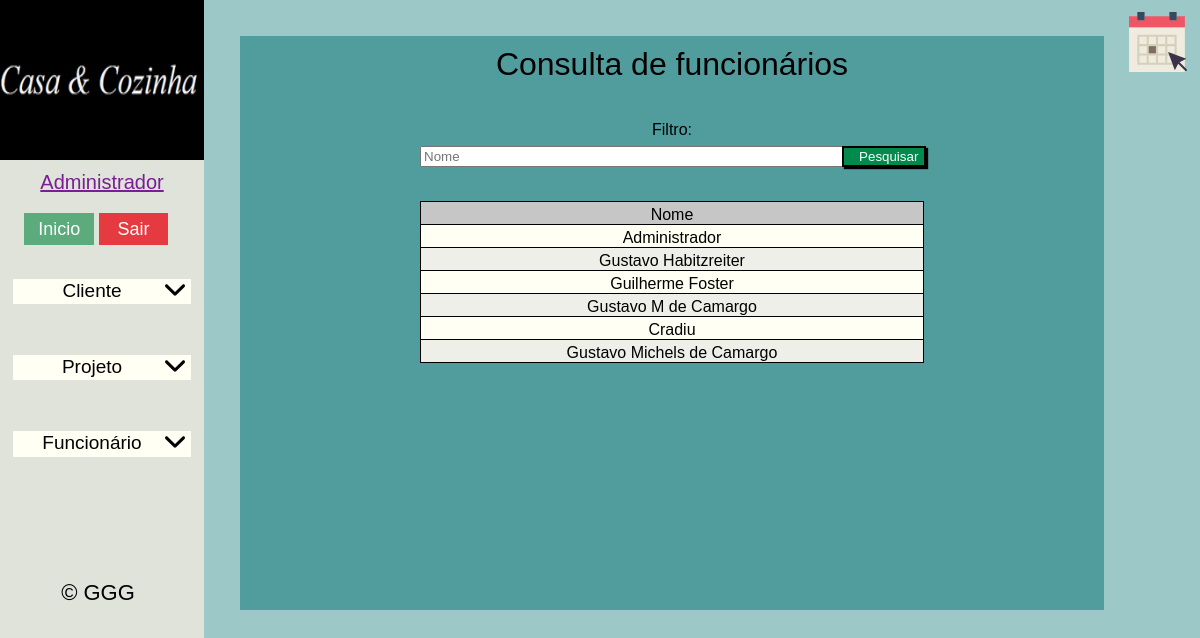
The page /app/index.php?pas=funcionario&arq=consultas (signed in) on the database its author committed.
### tables this page shows
CREATE TABLE `funcionarios` (
  `id` tinyint(2) UNSIGNED ZEROFILL NOT NULL COMMENT 'Código de identificação do funcionário.',
  `usuarios_id` tinyint(2) UNSIGNED ZEROFILL NOT NULL COMMENT 'Código de identificação do usuário.',
  `nome` varchar(45) NOT NULL COMMENT 'Nome completo do funcionário.',
  `telefone` bigint(14) NOT NULL COMMENT 'Numero telefonico do funcionário.',
  `email` varchar(100) NOT NULL COMMENT 'Email do funcionário.'
);

### app/sistema/funcionario/funcionario_consultas.php (the view, shortened to what this page needs)
<div>
  <h1 class="h1custom">Consulta de funcionários</h1>
</div>
<div class="funcionario-consulta">
  <?php
    $sql_sel_funcionario = "SELECT nome, id FROM funcionarios";
    $sql_sel_funcionario_preparado = $conexaobd->prepare($sql_sel_funcionario);
    $sql_sel_funcionario_preparado->execute();
  ?>
  <div class = "div-legenda-filtro">
    <p>Filtro:</p>
  </div>
  <div class="centralizado">
    <form action="?pas=funcionario&arq=consultas" method="POST">
      <input type="text" maxlength="" name="fnome" placeholder="Nome"></input>
      <button class="btn-pesquisa" type="submit">Pesquisar</button>
    </form>
  </div>
  <table id="tr-link" class="tabela-consultas-2 tabela-funcionario">
    <thead>
      <tr>
        <th>Nome</th>
      </tr>
    </thead>
    <tbody>
      <?php
        if($sql_sel_funcionario_preparado->rowCount()>0){
          while($sql_sel_funcionario_dados = $sql_sel_funcionario_preparado->fetch()){
            ?>
              <tr href="?pas=funcionario&arq=consultadetalhada&id=<?php echo $sql_sel_funcionario_dados['id']; ?>">
                <td><?php echo $sql_sel_funcionario_dados['nome']; ?></td>
              </tr>
            <?php
          }
        }else{
          ?>
            <tr href="#">
              <td>Nenhum funcionário registrado</td>
            </tr>
          <?php
        }
      ?>
    </tbody>
  </table>
</div>

### rows shown on the page
funcionarios: nome "Administrador"
funcionarios: nome "Gustavo Habitzreiter"
funcionarios: nome "Guilherme Foster"
funcionarios: nome "Gustavo M de Camargo"
funcionarios: nome "Cradiu"
funcionarios: nome "Gustavo Michels de Camargo"

### other values the page prints
$_SESSION['funcionario'] "Administrador"
